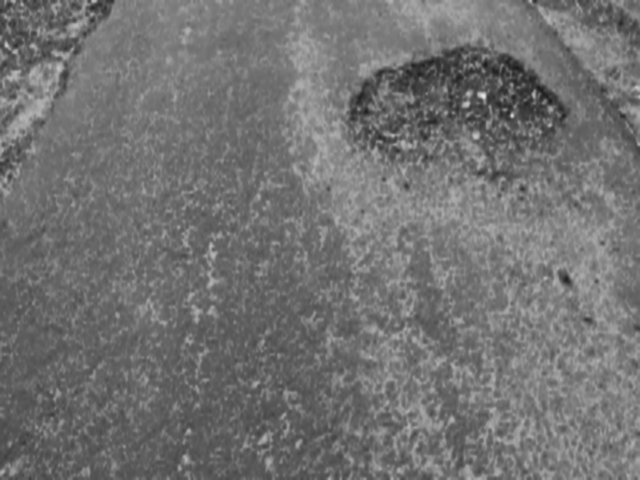
#> input picture shadowRemoval/shadow_removed/frame_0000.png, 640 x 480 px, found by its file name; its folder holds only this picture in this run
$ jupyter execute Contrast_Stretching.ipynb
#> lines starting #> are read from the running program, lines starting #| are printed output that depends on the picture
[cell 1]
import cv2
import os
import numpy as np
import matplotlib.pyplot as plt

input_folder = "shadow_removed"
output_folder = "enhanced_images"

os.makedirs(output_folder, exist_ok=True)

example_file = None
example_before = None
example_after = None

for filename in sorted(os.listdir(input_folder)):
    img_path = os.path.join(input_folder, filename)
    gray = cv2.imread(img_path, cv2.IMREAD_GRAYSCALE)
#> gray is the input picture: shape (480, 640); min 26, max 232, mean 114.2
    if gray is None:
        continue

    clahe = cv2.createCLAHE(clipLimit=0.8, tileGridSize=(16,16))
    enhanced = clahe.apply(gray)
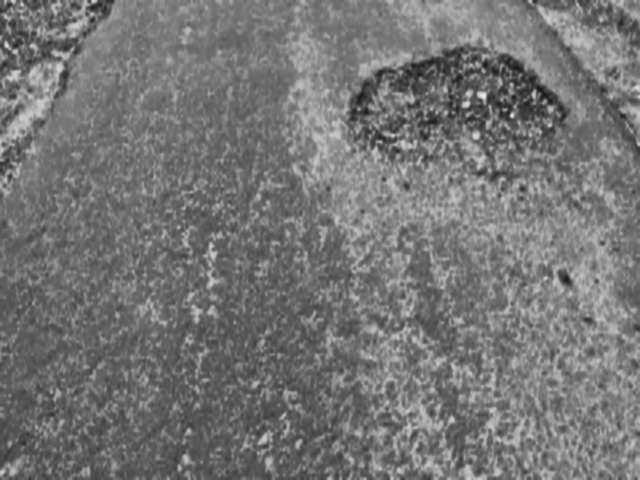
#> enhanced: shape (480, 640); min 22, max 240, mean 117.3
    enhanced = cv2.GaussianBlur(enhanced, (5,5), 1)
    smoothed = cv2.GaussianBlur(enhanced, (5,5), 0)
    enhanced = cv2.addWeighted(enhanced, 1.2, smoothed, -0.2, 0)

    cv2.imwrite(os.path.join(output_folder, filename), enhanced)

    if example_file is None:
        example_file = filename
        example_before = gray
        example_after = enhanced

if example_file:
    print("Example processed file:", example_file)
    print("Original image shape:", example_before.shape)
#| Original image shape: (480, 640)
    print("Enhanced image shape:", example_after.shape)
#| Enhanced image shape: (480, 640)

    plt.figure(figsize=(12,5))

    plt.subplot(2,2,1)
    plt.imshow(example_before, cmap='gray')
    plt.title("Original Gray")
    plt.axis('off')

    plt.subplot(2,2,2)
    plt.imshow(example_after, cmap='gray')
    plt.title("Enhanced")
    plt.axis('off')

    plt.subplot(2,2,3)
    plt.hist(example_before.ravel(), bins=256)
    plt.title("Histogram Before Enhancement")
    plt.xlabel("Pixel Intensity")
    plt.ylabel("Frequency")

    plt.subplot(2,2,4)
    plt.hist(example_after.ravel(), bins=256)
    plt.title("Histogram After Enhancement")
    plt.xlabel("Pixel Intensity")
    plt.ylabel("Frequency")

    plt.suptitle(f"Comparison & Histogram: {example_file}")
    plt.tight_layout()
    plt.show()
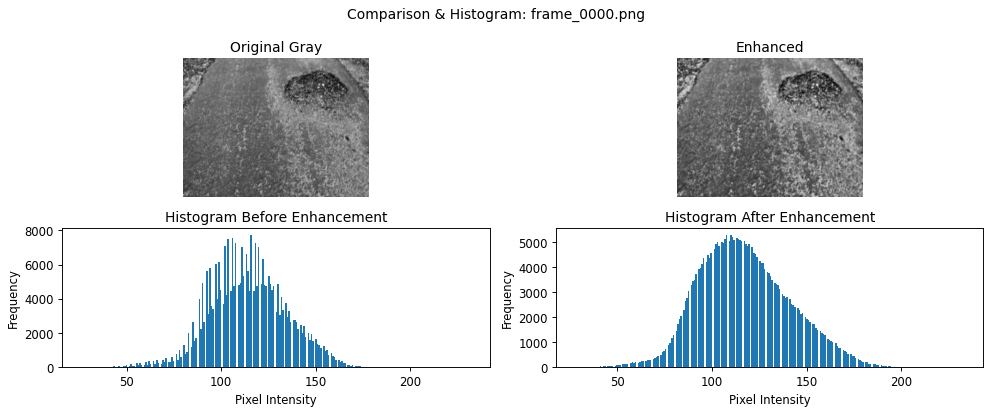
#> figure drawn by matplotlib, 4 panels; panel 3: tallest bar 7722 high, from x = 115.3 to 116.1; panel 4: tallest bar 5291 high, from x = 109.7 to 110.5
else:
    print("No valid images found.")

$ run again, on shadowRemoval/shadow_removed/frame_0004.png
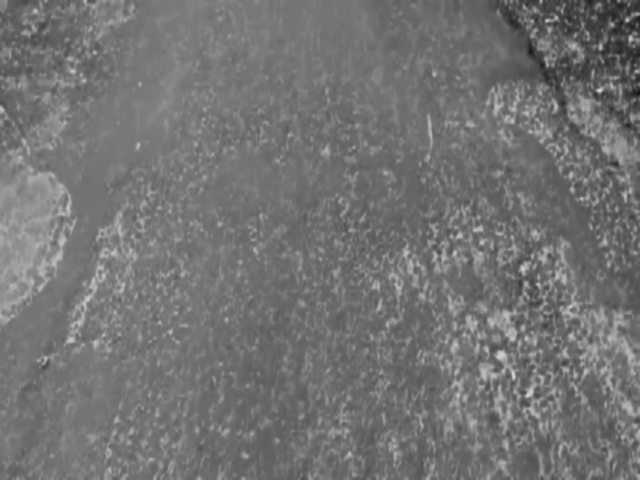
#> input picture shadowRemoval/shadow_removed/frame_0004.png, 640 x 480 px, found by its file name
#> gray is the input picture: shape (480, 640); min 22, max 218, mean 115
#| Original image shape: (480, 640)
#| Enhanced image shape: (480, 640)
#> `plt.show()`:
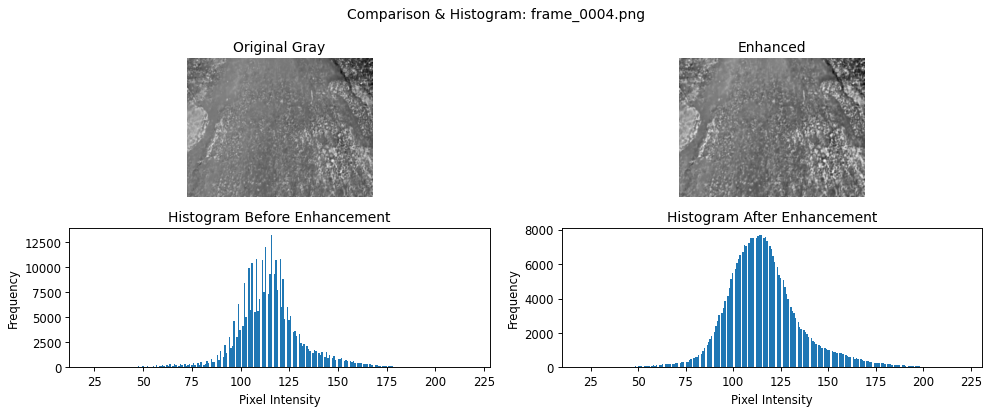
#> figure drawn by matplotlib, 4 panels; panel 3: tallest bar 13244 high, from x = 115.4 to 116.2; panel 4: tallest bar 7697 high, from x = 113.4 to 114.2

$ run again, on shadowRemoval/shadow_removed/frame_0005.png
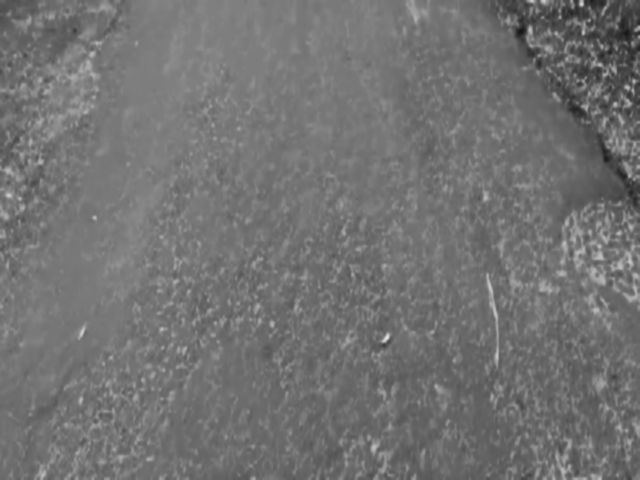
#> input picture shadowRemoval/shadow_removed/frame_0005.png, 640 x 480 px, found by its file name
#> gray is the input picture: shape (480, 640); min 21, max 227, mean 114
#| Original image shape: (480, 640)
#| Enhanced image shape: (480, 640)
#> `plt.show()`:
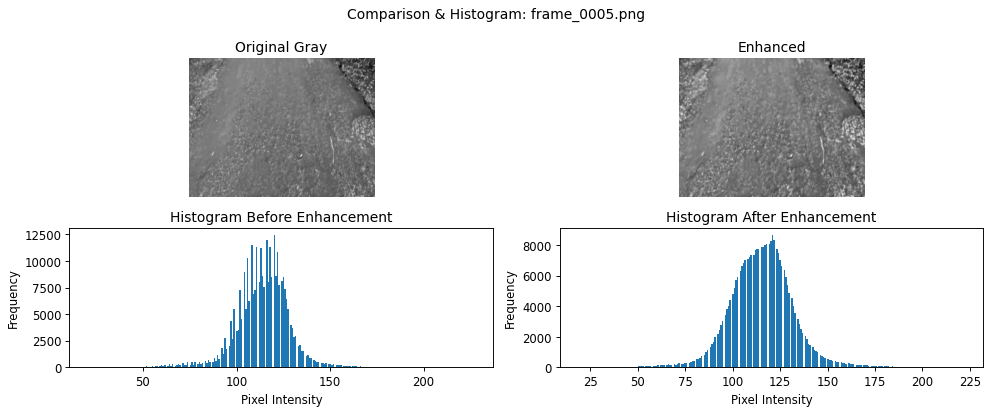
#> figure drawn by matplotlib, 4 panels; panel 3: tallest bar 12436 high, from x = 120 to 120.8; panel 4: tallest bar 8674 high, from x = 120.5 to 121.3

$ run again, on shadowRemoval/shadow_removed/frame_0006.png
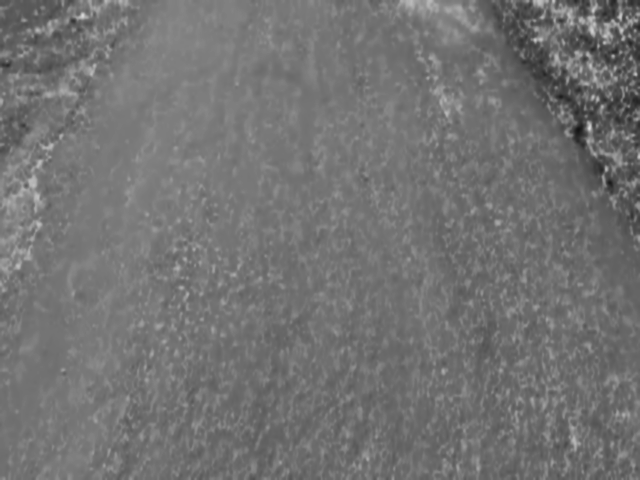
#> input picture shadowRemoval/shadow_removed/frame_0006.png, 640 x 480 px, found by its file name
#> gray is the input picture: shape (480, 640); min 18, max 219, mean 114.6
#| Original image shape: (480, 640)
#| Enhanced image shape: (480, 640)
#> `plt.show()`:
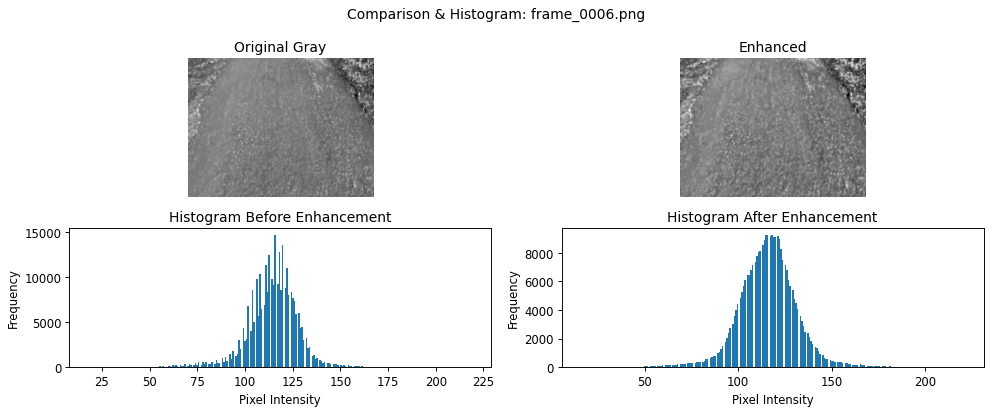
#> figure drawn by matplotlib, 4 panels; panel 3: tallest bar 14706 high, from x = 115.4 to 116.1; panel 4: tallest bar 9248 high, from x = 114.5 to 115.3

$ run again, on shadowRemoval/shadow_removed/frame_0001.png
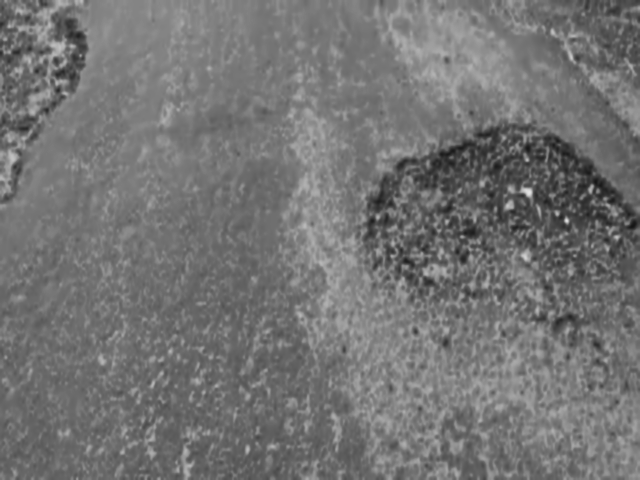
#> input picture shadowRemoval/shadow_removed/frame_0001.png, 640 x 480 px, found by its file name
#> gray is the input picture: shape (480, 640); min 20, max 227, mean 115.5
#> `enhanced = clahe.apply(gray)`:
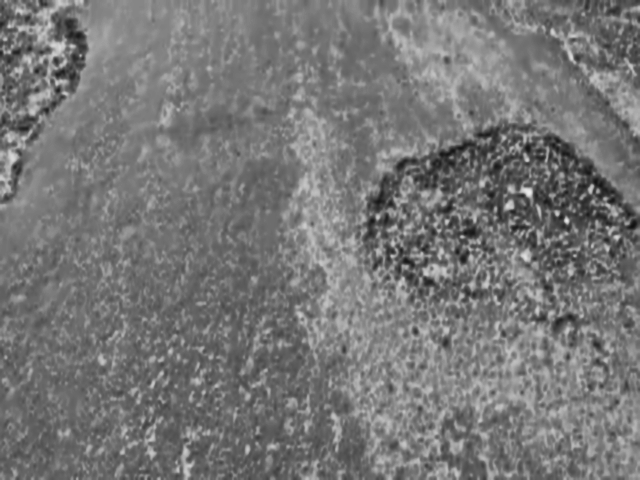
#> enhanced: shape (480, 640); min 15, max 236, mean 118.7
#| Original image shape: (480, 640)
#| Enhanced image shape: (480, 640)
#> `plt.show()`:
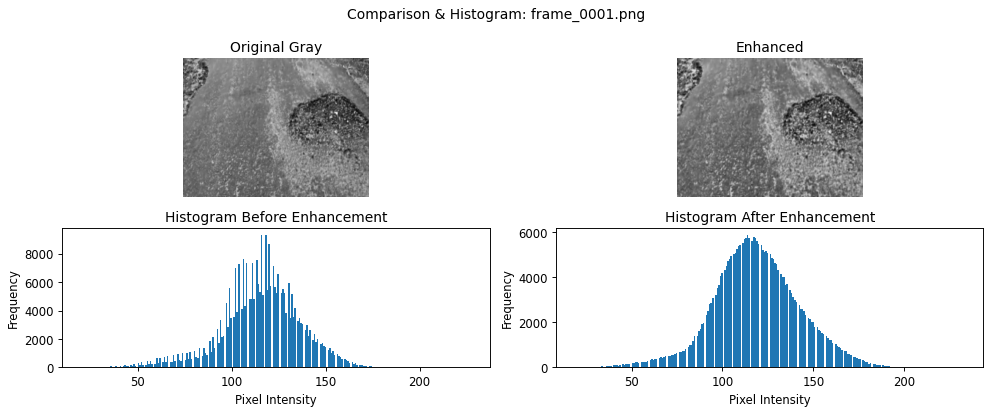
#> figure drawn by matplotlib, 4 panels; panel 3: tallest bar 9317 high, from x = 117.8 to 118.6; panel 4: tallest bar 5879 high, from x = 113.5 to 114.3
